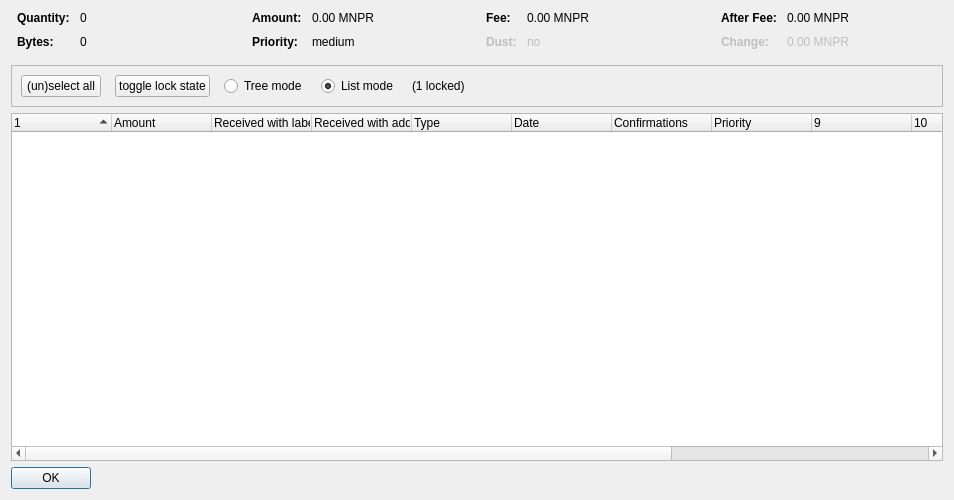
<?xml version="1.0" encoding="UTF-8"?>
<ui version="4.0">
 <class>CoinControlDialog</class>
 <widget class="QDialog" name="CoinControlDialog">
  <property name="geometry">
   <rect>
    <x>0</x>
    <y>0</y>
    <width>954</width>
    <height>500</height>
   </rect>
  </property>
  <property name="windowTitle">
   <string>Coin Selection</string>
  </property>
  <layout class="QVBoxLayout" name="verticalLayout">
   <item>
    <layout class="QHBoxLayout" name="horizontalLayoutTop" stretch="0,0,0,0">
     <property name="topMargin">
      <number>0</number>
     </property>
     <property name="bottomMargin">
      <number>10</number>
     </property>
     <item>
      <layout class="QFormLayout" name="formLayoutCoinControl1">
       <property name="horizontalSpacing">
        <number>10</number>
       </property>
       <property name="verticalSpacing">
        <number>10</number>
       </property>
       <property name="leftMargin">
        <number>6</number>
       </property>
       <property name="rightMargin">
        <number>6</number>
       </property>
       <item row="0" column="0">
        <widget class="QLabel" name="labelCoinControlQuantityText">
         <property name="font">
          <font>
           <weight>75</weight>
           <bold>true</bold>
          </font>
         </property>
         <property name="text">
          <string>Quantity:</string>
         </property>
        </widget>
       </item>
       <item row="0" column="1">
        <widget class="QLabel" name="labelCoinControlQuantity">
         <property name="cursor">
          <cursorShape>IBeamCursor</cursorShape>
         </property>
         <property name="contextMenuPolicy">
          <enum>Qt::ActionsContextMenu</enum>
         </property>
         <property name="text">
          <string notr="true">0</string>
         </property>
         <property name="textInteractionFlags">
          <set>Qt::LinksAccessibleByMouse|Qt::TextSelectableByKeyboard|Qt::TextSelectableByMouse</set>
         </property>
        </widget>
       </item>
       <item row="1" column="0">
        <widget class="QLabel" name="labelCoinControlBytesText">
         <property name="font">
          <font>
           <weight>75</weight>
           <bold>true</bold>
          </font>
         </property>
         <property name="text">
          <string>Bytes:</string>
         </property>
        </widget>
       </item>
       <item row="1" column="1">
        <widget class="QLabel" name="labelCoinControlBytes">
         <property name="cursor">
          <cursorShape>IBeamCursor</cursorShape>
         </property>
         <property name="contextMenuPolicy">
          <enum>Qt::ActionsContextMenu</enum>
         </property>
         <property name="text">
          <string notr="true">0</string>
         </property>
         <property name="textInteractionFlags">
          <set>Qt::LinksAccessibleByMouse|Qt::TextSelectableByKeyboard|Qt::TextSelectableByMouse</set>
         </property>
        </widget>
       </item>
      </layout>
     </item>
     <item>
      <layout class="QFormLayout" name="formLayoutCoinControl2">
       <property name="horizontalSpacing">
        <number>10</number>
       </property>
       <property name="verticalSpacing">
        <number>10</number>
       </property>
       <property name="leftMargin">
        <number>6</number>
       </property>
       <property name="rightMargin">
        <number>6</number>
       </property>
       <item row="0" column="0">
        <widget class="QLabel" name="labelCoinControlAmountText">
         <property name="font">
          <font>
           <weight>75</weight>
           <bold>true</bold>
          </font>
         </property>
         <property name="text">
          <string>Amount:</string>
         </property>
        </widget>
       </item>
       <item row="0" column="1">
        <widget class="QLabel" name="labelCoinControlAmount">
         <property name="cursor">
          <cursorShape>IBeamCursor</cursorShape>
         </property>
         <property name="contextMenuPolicy">
          <enum>Qt::ActionsContextMenu</enum>
         </property>
         <property name="text">
          <string notr="true">0.00 MNPR</string>
         </property>
         <property name="textInteractionFlags">
          <set>Qt::LinksAccessibleByMouse|Qt::TextSelectableByKeyboard|Qt::TextSelectableByMouse</set>
         </property>
        </widget>
       </item>
       <item row="1" column="0">
        <widget class="QLabel" name="labelCoinControlPriorityText">
         <property name="font">
          <font>
           <weight>75</weight>
           <bold>true</bold>
          </font>
         </property>
         <property name="text">
          <string>Priority:</string>
         </property>
        </widget>
       </item>
       <item row="1" column="1">
        <widget class="QLabel" name="labelCoinControlPriority">
         <property name="cursor">
          <cursorShape>IBeamCursor</cursorShape>
         </property>
         <property name="contextMenuPolicy">
          <enum>Qt::ActionsContextMenu</enum>
         </property>
         <property name="text">
          <string>medium</string>
         </property>
         <property name="textInteractionFlags">
          <set>Qt::LinksAccessibleByMouse|Qt::TextSelectableByKeyboard|Qt::TextSelectableByMouse</set>
         </property>
        </widget>
       </item>
      </layout>
     </item>
     <item>
      <layout class="QFormLayout" name="formLayoutCoinControl3">
       <property name="horizontalSpacing">
        <number>10</number>
       </property>
       <property name="verticalSpacing">
        <number>10</number>
       </property>
       <property name="leftMargin">
        <number>6</number>
       </property>
       <property name="rightMargin">
        <number>6</number>
       </property>
       <item row="0" column="0">
        <widget class="QLabel" name="labelCoinControlFeeText">
         <property name="font">
          <font>
           <weight>75</weight>
           <bold>true</bold>
          </font>
         </property>
         <property name="text">
          <string>Fee:</string>
         </property>
        </widget>
       </item>
       <item row="0" column="1">
        <widget class="QLabel" name="labelCoinControlFee">
         <property name="cursor">
          <cursorShape>IBeamCursor</cursorShape>
         </property>
         <property name="contextMenuPolicy">
          <enum>Qt::ActionsContextMenu</enum>
         </property>
         <property name="text">
          <string notr="true">0.00 MNPR</string>
         </property>
         <property name="textInteractionFlags">
          <set>Qt::LinksAccessibleByMouse|Qt::TextSelectableByKeyboard|Qt::TextSelectableByMouse</set>
         </property>
        </widget>
       </item>
       <item row="1" column="0">
        <widget class="QLabel" name="labelCoinControlLowOutputText">
         <property name="enabled">
          <bool>false</bool>
         </property>
         <property name="font">
          <font>
           <weight>75</weight>
           <bold>true</bold>
          </font>
         </property>
         <property name="text">
          <string>Dust:</string>
         </property>
        </widget>
       </item>
       <item row="1" column="1">
        <widget class="QLabel" name="labelCoinControlLowOutput">
         <property name="enabled">
          <bool>false</bool>
         </property>
         <property name="cursor">
          <cursorShape>IBeamCursor</cursorShape>
         </property>
         <property name="contextMenuPolicy">
          <enum>Qt::ActionsContextMenu</enum>
         </property>
         <property name="text">
          <string>no</string>
         </property>
         <property name="textInteractionFlags">
          <set>Qt::LinksAccessibleByMouse|Qt::TextSelectableByKeyboard|Qt::TextSelectableByMouse</set>
         </property>
        </widget>
       </item>
      </layout>
     </item>
     <item>
      <layout class="QFormLayout" name="formLayoutCoinControl4">
       <property name="horizontalSpacing">
        <number>10</number>
       </property>
       <property name="verticalSpacing">
        <number>10</number>
       </property>
       <property name="leftMargin">
        <number>6</number>
       </property>
       <property name="rightMargin">
        <number>6</number>
       </property>
       <item row="0" column="0">
        <widget class="QLabel" name="labelCoinControlAfterFeeText">
         <property name="font">
          <font>
           <weight>75</weight>
           <bold>true</bold>
          </font>
         </property>
         <property name="text">
          <string>After Fee:</string>
         </property>
        </widget>
       </item>
       <item row="0" column="1">
        <widget class="QLabel" name="labelCoinControlAfterFee">
         <property name="cursor">
          <cursorShape>IBeamCursor</cursorShape>
         </property>
         <property name="contextMenuPolicy">
          <enum>Qt::ActionsContextMenu</enum>
         </property>
         <property name="text">
          <string notr="true">0.00 MNPR</string>
         </property>
         <property name="textInteractionFlags">
          <set>Qt::LinksAccessibleByMouse|Qt::TextSelectableByKeyboard|Qt::TextSelectableByMouse</set>
         </property>
        </widget>
       </item>
       <item row="1" column="0">
        <widget class="QLabel" name="labelCoinControlChangeText">
         <property name="enabled">
          <bool>false</bool>
         </property>
         <property name="font">
          <font>
           <weight>75</weight>
           <bold>true</bold>
          </font>
         </property>
         <property name="text">
          <string>Change:</string>
         </property>
        </widget>
       </item>
       <item row="1" column="1">
        <widget class="QLabel" name="labelCoinControlChange">
         <property name="enabled">
          <bool>false</bool>
         </property>
         <property name="cursor">
          <cursorShape>IBeamCursor</cursorShape>
         </property>
         <property name="contextMenuPolicy">
          <enum>Qt::ActionsContextMenu</enum>
         </property>
         <property name="text">
          <string notr="true">0.00 MNPR</string>
         </property>
         <property name="textInteractionFlags">
          <set>Qt::LinksAccessibleByMouse|Qt::TextSelectableByKeyboard|Qt::TextSelectableByMouse</set>
         </property>
        </widget>
       </item>
      </layout>
     </item>
    </layout>
   </item>
   <item>
    <widget class="QFrame" name="frame">
     <property name="minimumSize">
      <size>
       <width>0</width>
       <height>40</height>
      </size>
     </property>
     <property name="frameShape">
      <enum>QFrame::StyledPanel</enum>
     </property>
     <property name="frameShadow">
      <enum>QFrame::Sunken</enum>
     </property>
     <layout class="QHBoxLayout" name="horizontalLayout">
      <item>
       <layout class="QHBoxLayout" name="horizontalLayoutPanel" stretch="0,0,0,0,0,0">
        <property name="spacing">
         <number>14</number>
        </property>
        <item>
         <widget class="QPushButton" name="pushButtonSelectAll">
          <property name="sizePolicy">
           <sizepolicy hsizetype="Maximum" vsizetype="Fixed">
            <horstretch>0</horstretch>
            <verstretch>0</verstretch>
           </sizepolicy>
          </property>
          <property name="text">
           <string>(un)select all</string>
          </property>
          <property name="autoDefault">
           <bool>false</bool>
          </property>
         </widget>
        </item>
        <item>
         <widget class="QPushButton" name="pushButtonToggleLock">
          <property name="sizePolicy">
           <sizepolicy hsizetype="Maximum" vsizetype="Fixed">
            <horstretch>0</horstretch>
            <verstretch>0</verstretch>
           </sizepolicy>
          </property>
          <property name="text">
           <string>toggle lock state</string>
          </property>
          <property name="autoDefault">
           <bool>false</bool>
          </property>
         </widget>
        </item>
        <item>
         <widget class="QRadioButton" name="radioTreeMode">
          <property name="sizePolicy">
           <sizepolicy hsizetype="Maximum" vsizetype="Fixed">
            <horstretch>0</horstretch>
            <verstretch>0</verstretch>
           </sizepolicy>
          </property>
          <property name="text">
           <string>Tree mode</string>
          </property>
         </widget>
        </item>
        <item>
         <widget class="QRadioButton" name="radioListMode">
          <property name="sizePolicy">
           <sizepolicy hsizetype="Maximum" vsizetype="Fixed">
            <horstretch>0</horstretch>
            <verstretch>0</verstretch>
           </sizepolicy>
          </property>
          <property name="text">
           <string>List mode</string>
          </property>
          <property name="checked">
           <bool>true</bool>
          </property>
         </widget>
        </item>
        <item>
         <widget class="QLabel" name="labelLocked">
          <property name="text">
           <string>(1 locked)</string>
          </property>
         </widget>
        </item>
        <item>
         <spacer name="horizontalSpacer">
          <property name="orientation">
           <enum>Qt::Horizontal</enum>
          </property>
          <property name="sizeHint" stdset="0">
           <size>
            <width>40</width>
            <height>20</height>
           </size>
          </property>
         </spacer>
        </item>
       </layout>
      </item>
     </layout>
    </widget>
   </item>
   <item>
    <widget class="CoinControlTreeWidget" name="treeWidget">
     <property name="contextMenuPolicy">
      <enum>Qt::CustomContextMenu</enum>
     </property>
     <property name="sortingEnabled">
      <bool>false</bool>
     </property>
     <property name="columnCount">
      <number>13</number>
     </property>
     <attribute name="headerShowSortIndicator" stdset="0">
      <bool>true</bool>
     </attribute>
     <attribute name="headerStretchLastSection">
      <bool>false</bool>
     </attribute>
     <column>
      <property name="text">
       <string/>
      </property>
     </column>
     <column>
      <property name="text">
       <string>Amount</string>
      </property>
     </column>
     <column>
      <property name="text">
       <string>Received with label</string>
      </property>
     </column>
     <column>
      <property name="text">
       <string>Received with address</string>
      </property>
     </column>
     <column>
      <property name="text">
	<string>Type</string>
      </property>
     </column>
     <column>
      <property name="text">	 
       <string>Date</string>
      </property>
     </column>
     <column>
      <property name="text">
       <string>Confirmations</string>
      </property>
      <property name="toolTip">
       <string>Confirmed</string>
      </property>
     </column>
     <column>
      <property name="text">
       <string>Priority</string>
      </property>
     </column>
     <column>
      <property name="text">
       <string/>
      </property>
     </column>
     <column>
      <property name="text">
       <string/>
      </property>
     </column>
     <column>
      <property name="text">
       <string/>
      </property>
     </column>
     <column>
      <property name="text">
       <string/>
      </property>
     </column>
     <column>
      <property name="text">
       <string/>
      </property>
     </column>
    </widget>
   </item>
   <item>
    <widget class="QDialogButtonBox" name="buttonBox">
     <property name="sizePolicy">
      <sizepolicy hsizetype="Maximum" vsizetype="Fixed">
       <horstretch>0</horstretch>
       <verstretch>0</verstretch>
      </sizepolicy>
     </property>
     <property name="orientation">
      <enum>Qt::Horizontal</enum>
     </property>
     <property name="standardButtons">
      <set>QDialogButtonBox::Ok</set>
     </property>
    </widget>
   </item>
  </layout>
 </widget>
 <customwidgets>
  <customwidget>
   <class>CoinControlTreeWidget</class>
   <extends>QTreeWidget</extends>
   <header>coincontroltreewidget.h</header>
  </customwidget>
 </customwidgets>
 <resources/>
 <connections/>
</ui>
